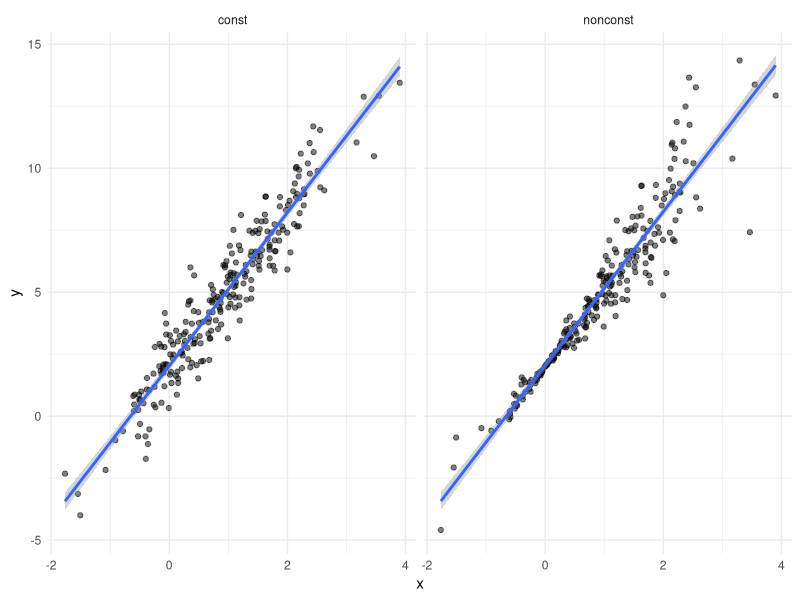
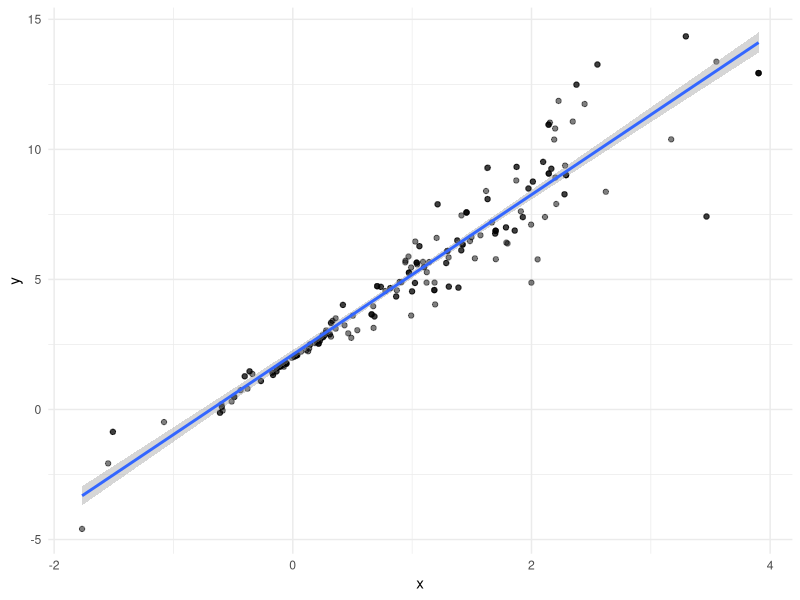

These figures' R source, in order:
## ---- chunk 1
library(tidyverse)

knitr::opts_chunk$set(
  fig.width = 6,
  fig.asp = .6,
  out.width = "90%"
)

theme_set(theme_minimal() + theme(legend.position = "bottom"))

options(
  ggplot2.continuous.colour = "viridis",
  ggplot2.continuous.fill = "viridis"
)

scale_colour_discrete = scale_colour_viridis_d
scale_fill_discrete = scale_fill_viridis_d
## ---- chunk 2
n_samp = 250

sim_df_const = 
  tibble(
    x = rnorm(n_samp, 1, 1),
    error = rnorm(n_samp, 0, 1),
    y = 2 + 3 * x + error
  )

sim_df_nonconst = sim_df_const %>% 
  mutate(
  error = error * .75 * x,
  y = 2 + 3 * x + error
)
## ---- chunk 3
sim_df = 
  bind_rows(const = sim_df_const, nonconst = sim_df_nonconst, .id = "data_source") 

sim_df %>% 
  ggplot(aes(x = x, y = y)) + 
  geom_point(alpha = .5) +
  stat_smooth(method = "lm") +
  facet_grid(~data_source) 
## ---- chunk 4
lm(y ~ x, data = sim_df_const) %>% 
  broom::tidy() %>% 
  knitr::kable(digits = 3)

lm(y ~ x, data = sim_df_nonconst) %>% 
  broom::tidy() %>% 
  knitr::kable(digits = 3) ## lm gives results given assumptions are true, 但sim_df_nonconst并不是normal distribution， 所以即便是standard error很小，结果也是不准确的，解决这个问题的办法就是用bootstrap
## ---- chunk 5
boot_sample = function(df) {
  sample_frac(df, replace = TRUE)
} 

# replace = TRUE,makes sample size fixed, 每次取必放回
## ---- chunk 6
boot_sample(sim_df_nonconst) %>% 
  ggplot(aes(x = x, y = y)) + 
  geom_point(alpha = .5) +
  stat_smooth(method = "lm")
